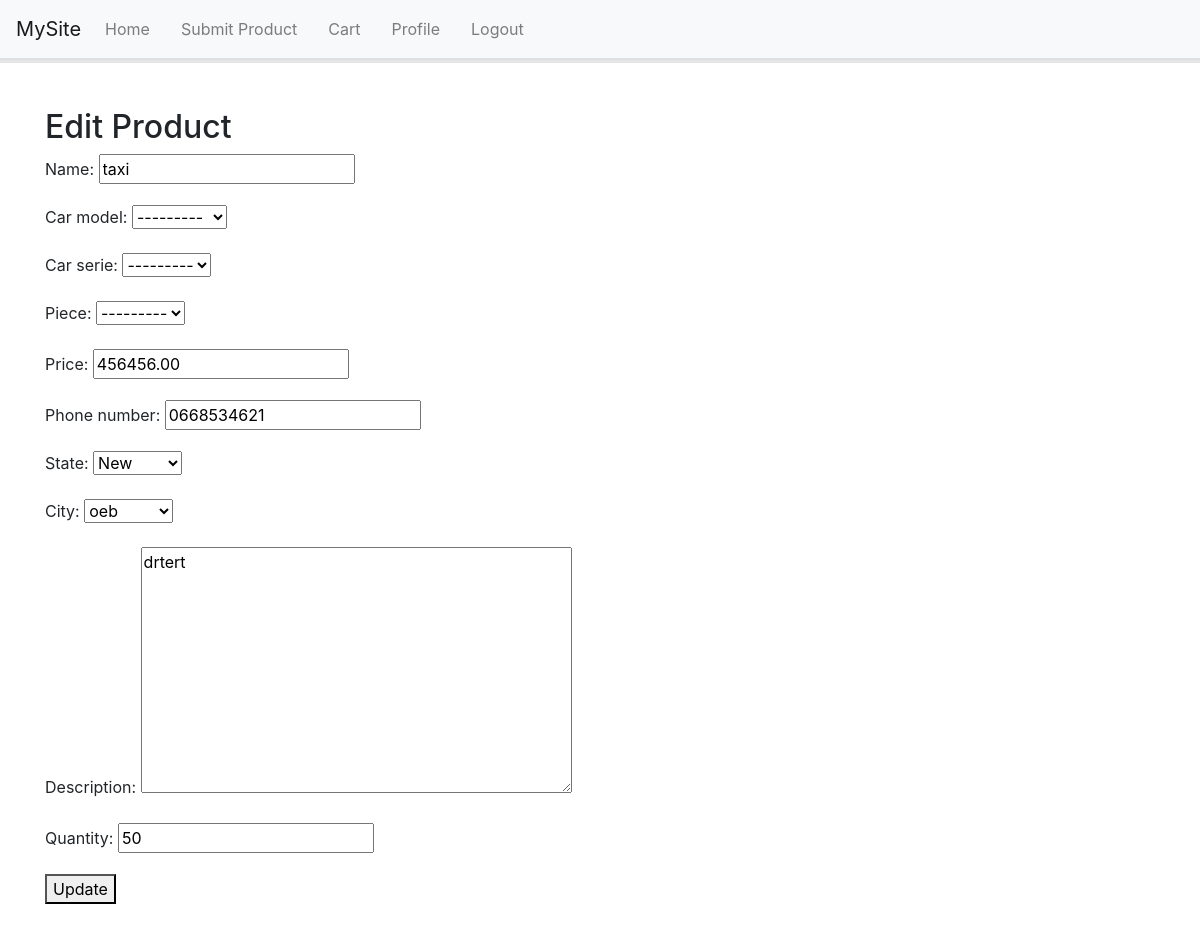
The page /edit/3/ on the database its author committed.
### users/models.py (models this page shows, shortened)
class Product(models.Model):
    user = models.ForeignKey("custom_user", on_delete=models.CASCADE)
    name = models.CharField(max_length=255)
    car_model = models.CharField(max_length=255)
    car_serie = models.CharField(max_length=255)
    piece = models.CharField(max_length=255)
    price = models.DecimalField(max_digits=10, decimal_places=2)
    phone_number = models.CharField(max_length=15)
    STATE_CHOICES = [
        ('new', 'New'),
        ('used', 'Used'),
    ]
    state = models.CharField(max_length=4, choices=STATE_CHOICES)
    city = models.ForeignKey(Wilaya, on_delete=models.CASCADE)
    description = models.TextField(blank=True, null=True)
    created_at = models.DateTimeField(auto_now_add=True)
    quantity = models.PositiveIntegerField(default=0)
    sales = models.PositiveIntegerField(default=0)
    total_rating = models.FloatField(default=0)
    rating_count = models.PositiveIntegerField(default=0)

class car_model(models.Model):
    name = models.CharField(max_length=50)
    def __str__(self):
        return self.name

class car_serie(models.Model):
    name = models.CharField(max_length=50)
    def __str__(self):
        return self.name

class piece(models.Model):
    name = models.CharField(max_length=50)
    def __str__(self):
        return self.name

### users/views.py (the view)
# urls.py: path('edit/<int:product_id>/', views.edit_product, name='edit_product'),
def edit_product(request, product_id):
    product = get_object_or_404(Product, pk=product_id)
    if request.method == 'POST':
        form = ProductForm(request.POST, instance=product)
        if form.is_valid():
            form.save()
            return redirect('profile')  # Redirect to profile page after editing
    else:
        form = ProductForm(instance=product)
    return render(request, 'users/edit_product.html', {'form': form, 'product': product})

### users/forms.py
class ProductForm(forms.ModelForm):
     car_model = forms.ModelChoiceField(queryset=car_model.objects.all(), widget=forms.Select())
     car_serie = forms.ModelChoiceField(queryset=car_serie.objects.all(), widget=forms.Select())
     piece = forms.ModelChoiceField(queryset=piece.objects.all(), widget=forms.Select())
     class Meta:
        model = Product
        fields = ['name', 'car_model','car_serie','piece','price', 'phone_number', 'state', 'city', 'description', 'quantity']
        widgets = {
            'city': forms.Select(),
        }

### users/models.py (called while the page is built)
    def __str__(self):
        return self.name

### users/templates/users/edit_product.html (shortened to what this page needs)
{% extends "users/layout.html" %}
{% block content %}
<h2>Edit Product</h2>
<form method="post">
    {{ form.as_p }}
    <button type="submit">Update</button>
</form>
{% endblock %}

### users/templates/users/layout.html (style rules this page uses)
body { height: 1000px; }

### rows shown on the page
Product: name "taxi", car_model "---------", car_serie "---------", piece "---------", price "456456.00", phone_number "0668534621", state "New", city "oeb", description "drtert", quantity "50"
